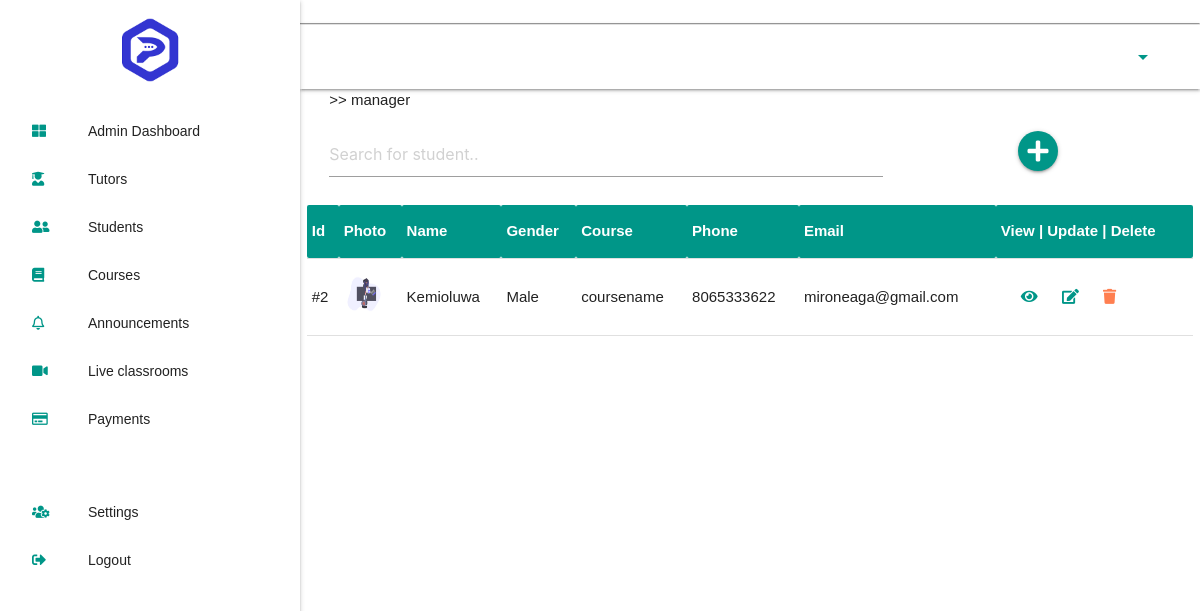
The page /student-home/ on the database its author committed.
### parachapp/models.py (models this page shows, shortened)
class Student(models.Model):
    user = models.OneToOneField(User, on_delete=models.CASCADE, primary_key=True)
    firstname = models.CharField(max_length=255)
    lastname = models.CharField(max_length=255)
    mobile_phone = models.BigIntegerField(blank=True, null=True, default='070')
    email = models.EmailField(max_length=255)
    address = models.CharField(max_length=255)
    bio = models.TextField(null = True, blank=True, default='write about yourself here (optional)')
    GENDER = (
        ('Male', 'Male'),
        ('Female', 'Female')
    )
    gender = models.CharField(max_length=7, choices=GENDER, default='Male')
    profile_pic = models.ImageField( upload_to = 'Profile_pics', null = True, blank = True)
    added_on = models.DateField(auto_now_add=True)
    updated_on = models.DateField(auto_now_add=True)
    '''
    validate = r"^[189][0-9]{7}$"
    phone_number = input()
    valid = re.search(validate, phone_number)
    if valid:
        print("Valid")
    else:
        print("Invalid")


    '''

### parachapp/views.py (the view)
# urls.py: path('student-home/', views.student_home, name='student_home'),
def student_home(request):
    student = Student.objects.order_by('-user_id')[:9]
    context = {
        'student':student
    }
    return render(request, 'parachapp/student_home.html', context)

### parachapp/templates/parachapp/student_home.html (shortened to what this page needs)
{% extends 'admin_template/adminbase.html' %}
{% load static %}
{% block content %}
<main class="">
    <section class="allsudents">
        <div class="row">
           <div class="col s12 m12">
             >> manager
           </div>
        </div>
         <div class="row">
            <div class="col s8 m8">
              <input type="text" id="myInput" onkeyup="myFunction()" placeholder="Search for student.." title="Type in a name" autocomplete="off">
            </div>
            <div class="col s4 m4">
                  <div class="button-add-student center-align">
                    <a class="btn-floating waves-effect waves-light teal" href="{% url 'parachapp:create_student' %}"><i class="fas fa-plus"></i></a>
                  </div>
            </div>
          </div>
      <div class="table col s12 m12">
        <div class="row">
          <div class="">
            <table class="" id="myTable">
              <thead>
                <tr>
                    <th>id</th>
                    <th>photo</th>
                    <th>Name</th>
                    <th>gender</th>
                    <th>course</th>
                    <th>phone</th>
                    <th>email</th>
                    <th class="left-align">View | Update | Delete</th>
                </tr>
              </thead>
          {% for student in student %}
          <tbody>
                <tr>
                  <td>#{{student.pk}}</td>
                  <td><img src="{{student.profile_pic.url}}" alt=""></td>
                  <td >{{student.firstname}}</td>
                  <td>{{student.gender}}</td>
                  <td>coursename</td>
                  <td>{{student.mobile_phone}}</td>
                  <td>{{student.email}}</td>
                  <td id="table-links">
                              <a href="{% url 'parachapp:student_details' student.pk %}"><i class="fas fa-eye" style="color: #009688;"></i></a>
                              <a href="{% url 'parachapp:student_updates' student.pk %}"><i class="fas fa-edit" style="color: #009688;"></i></a>
                              <a href="{% url 'parachapp:student_delete' student.pk %}"><i class="fas fa-trash" style="color: coral;"></i></a>
                  </td>
                </tr>
              </tbody>
          {% endfor %}
            </table>
          </div>
        </div>
      </div>
    </section>
</main>
{% endblock %}

### static/css/customcss.css (style rules this page uses)
* { box-sizing: border-box; margin: 0; padding: 0; font-family: helvetica; }
:root { --main-color: #3335d1; --second-color:#009688; }
header, main, footer { padding-left: 300px; }
main { width: 97vw !important; margin:0 auto; }
.allsudents img { width: 40px; height: 40px; border-radius: 50%; }
.allsudents table thead tr { background-color: var(--second-color); color: #fff; text-transform: capitalize; }

### parachapp/templates/parachapp/student_home.html (style rules this page uses)
#table-links a { padding-left: 20px; }

### rows shown on the page
Student: pk "2", profile_pic (picture), firstname "Kemioluwa", gender "Male", mobile_phone "8065333622", email "mironeaga@gmail.com"
